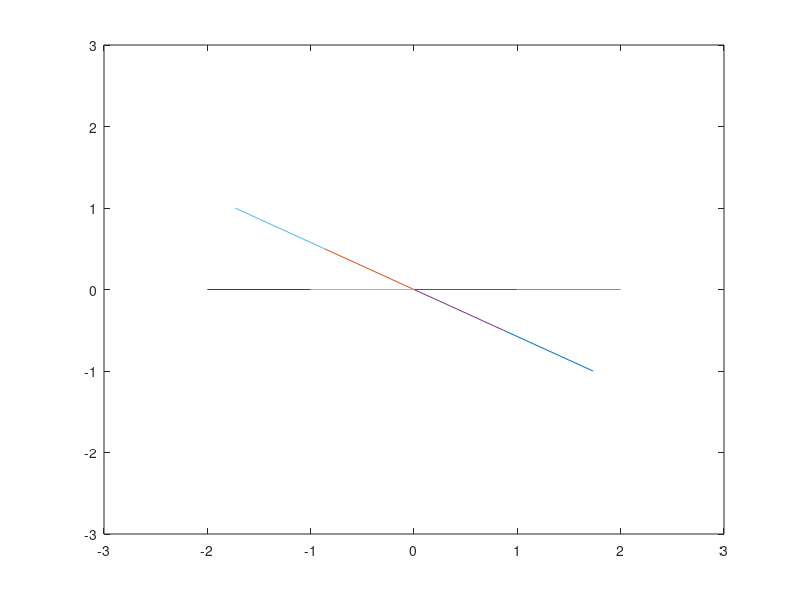

This figure's MATLAB source: (Note: this script raises an error after producing the figure.)
ph1=[cosd(0) sind(0)];
ph2=[cosd(150) sind(150)];
ph7=[cosd(180) sind(180)];
ph8=[cosd(330) sind(330)];
% arrow([0 0], ph1)
% hold on 
% arrow([0 0], ph2)
% hold on 
% arrow([0 0], ph7)
% hold on 
% arrow([0 0], ph8)
% xlim([-2 2])
% ylim([-2 2])
f = figure;
plot([0 ph1(1)],[0 ph1(2)])
hold on
plot([0 ph2(1)],[0 ph2(2)])
hold on
plot([0 ph7(1)],[0 ph7(2)])
hold on
plot([0 ph8(1)],[0 ph8(2)])
hold on
plot([ph1(1) 2*ph1(1)],[ph1(2) 2*ph1(2)])
hold on
plot([ph2(1) 2*ph2(1)],[ph2(2) 2*ph2(2)])
hold on
plot([ph7(1) 2*ph7(1)],[ph7(2) 2*ph7(2)])
hold on
plot([ph8(1) 2*ph8(1)],[ph8(2) 2*ph8(2)])

xlim([-3 3])
ylim([-3 3])

f.Position = [100 100 700 600];
legend("Winding 1","Winding 2","Winding 7","Winding 8","Winding 13","Winding 14","Winding 19","Winding 20")

%%

a=zeros(1,21);

a1=exp(0*1i);
a2=exp(1*2*pi*10/21*1i);
a3=exp(2*2*pi*10/21*1i);
a4=exp(3*2*pi*10/21*1i);
a5=exp(4*2*pi*10/21*1i);
a6=exp(5*2*pi*10/21*1i);
a7=exp(6*2*pi*10/21*1i);
a8=exp(7*2*pi*10/21*1i);
a9=exp(8*2*pi*10/21*1i);
a10=exp(9*2*pi*10/21*1i);
a11=exp(10*2*pi*10/21*1i);
a12=exp(11*2*pi*10/21*1i);
a13=exp(12*2*pi*10/21*1i);
a14=exp(13*2*pi*10/21*1i);
a15=exp(14*2*pi*10/21*1i);
a16=exp(15*2*pi*10/21*1i);
a17=exp(16*2*pi*10/21*1i);
a18=exp(17*2*pi*10/21*1i);
a19=exp(18*2*pi*10/21*1i);
a20=exp(19*2*pi*10/21*1i);
a21=exp(20*2*pi*10/21*1i);

%%
for i=1:1:21
    
    a(i)=exp((i-1)*2*pi*10/21*1i);
end
    
for kk=1:1:21
    
    plot([0 real(a(kk))],[0 imag(a(kk))])
hold on
end

kw=abs(a(1)+a(3)+a(5)+a(7)-a(2)-a(4)-a(6))/7